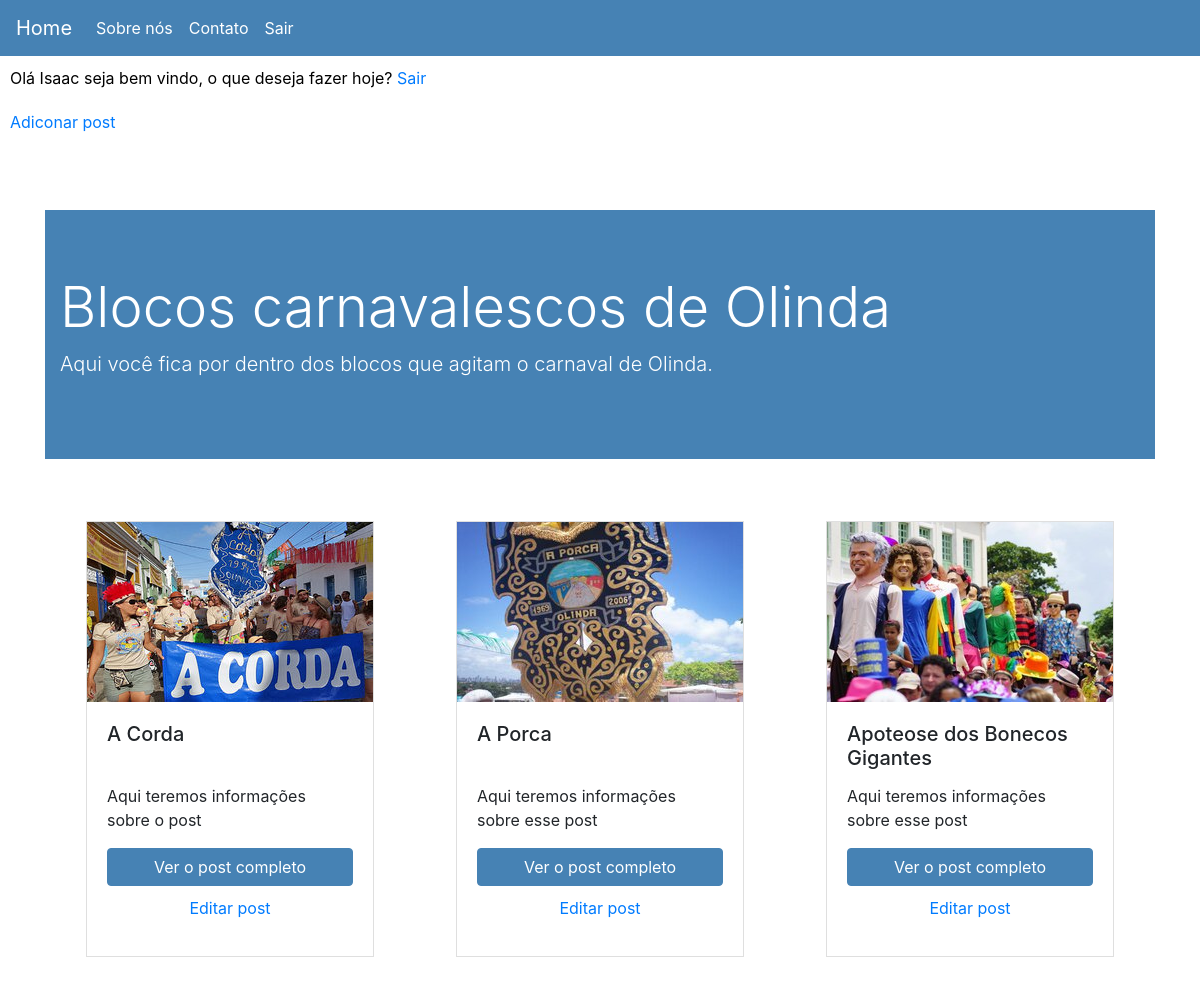
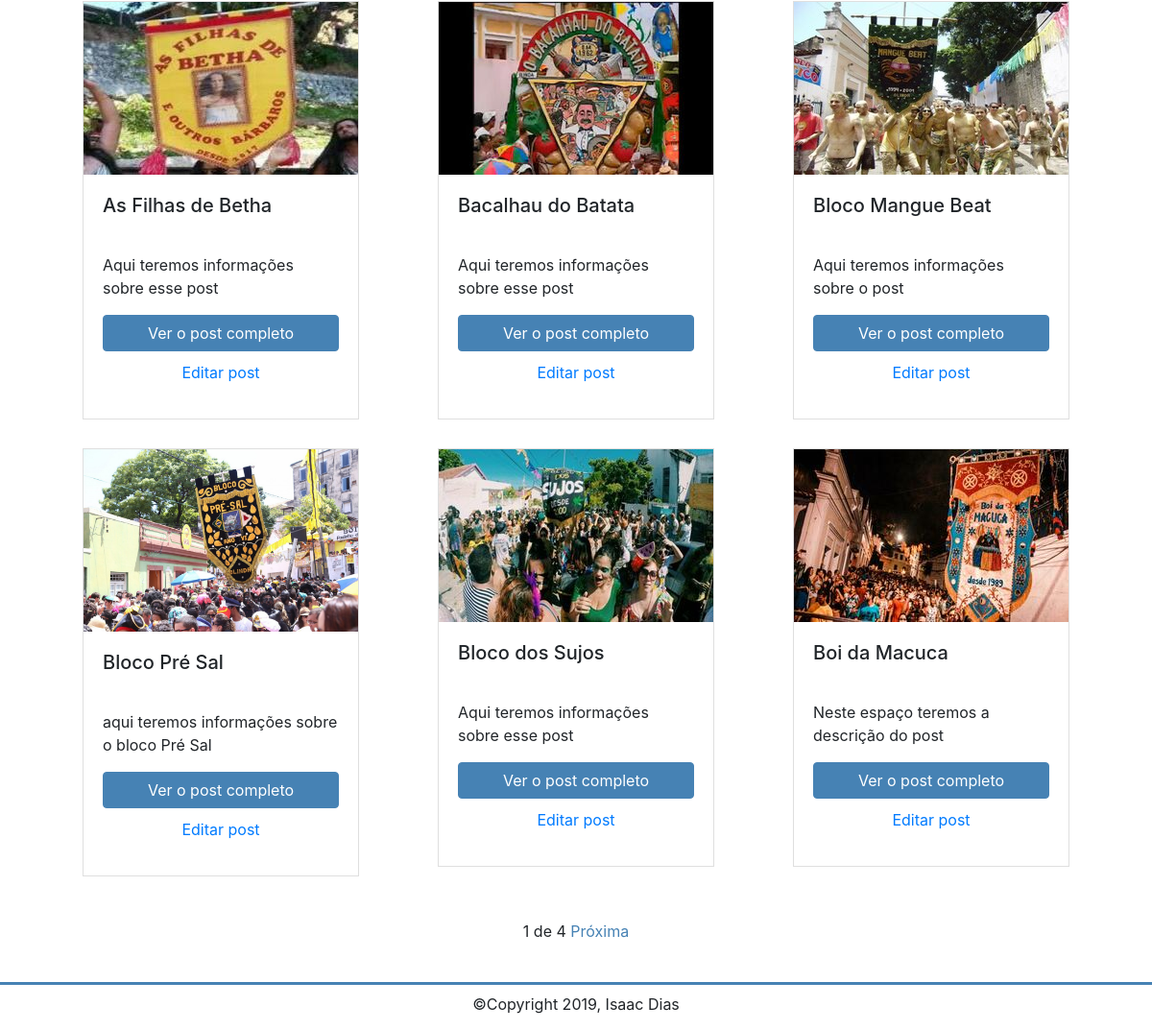
The page / (signed in) on the database its author committed (2 pictures, top to bottom).
### blog/models.py (models this page shows, shortened)
class Post(models.Model):
    STATUS = (
        ('active', 'Ativo'),
        ('draft', 'Rascunho')
    )
    title = models.CharField(max_length=200)
    body = models.TextField()
    image = models.FileField(upload_to = '', null=True, blank= True)
    author = models.ForeignKey(User, on_delete=models.CASCADE)
    slug= models.SlugField()
    created_at = models.DateField(auto_now_add=True)
    updated_at = models.DateField(auto_now=True)
    status = models.CharField(max_length=15, choices=STATUS)

### blog/views.py (the view)
# urls.py: path('', views.post_list, name='post_list'),
def post_list(request):
    post_list = Post.objects.all().order_by('title')
    paginator = Paginator(post_list, 9)
    page = request.GET.get('page')
    posts = paginator.get_page(page)
    return render(request, 'blog/post_list.html', {'posts': posts})

### blog/templates/blog/post_list.html (shortened to what this page needs)
{% extends 'blog/base.html' %}
{% block content %}
<div class="container">
    <div class="jumbotron jumbotron-fluid">
        <div class="container">
            <h1 class="display-4">Blocos carnavalescos de Olinda</h1>
            <p class="lead">Aqui você fica por dentro dos blocos que agitam o carnaval de Olinda.</p>
        </div>
    </div>
    <div class="row">
        {% for post in posts %}
        <div class="col">
            <div class="card" style="width: 18rem;">
                {% if post.image %}
                <img class="card-img-top" src="{{ post.image.url }}" alt="">
                {% endif %}
                <div class="card-body">
                    <h5 class="card-title">{{ post.title }}</h5>
                    <p class="card-text">{{ post.body |truncatechars:50}}</p>
                    <a href="{% url 'blog:post_detail' post.slug %}" class="btn btn-primary">Ver o post completo</a>
                    {% if user.is_authenticated %}
                    <div class="edit-post">
                        <p><a href="{% url 'blog:post_update' post.id %}">Editar post</a></p>
                    </div>
                    {% endif %}
                </div>
            </div>
        </div>
        {% endfor %}
    </div>
    <div class="pagination">
        <span class="step-links">
            <span class="current">
                {{posts.number}} de {{posts.paginator.num_pages}}
            </span>
            {% if posts.has_next %}
            <a href="?page={{ posts.next_page_number }}">Próxima</a>
            {% endif %}
        </span>
    </div>
</div>
{% endblock %}

### blog/templates/blog/base.html (shortened to what this page needs)
{% load static %}
<!DOCTYPE html>
<html lang="en">
<head>
    <link rel="stylesheet" href="https://maxcdn.bootstrapcdn.com/bootstrap/4.0.0/css/bootstrap.min.css"
>
    <link rel="stylesheet" href="{% static 'css/styles.css' %}">
</head>
<body>
    <nav class="navbar navbar-expand-lg navbar-light">
        <a class="navbar-brand" href="{% url 'blog:post_list' %}">Home</a>
        <div class="collapse navbar-collapse" id="navbarNav">
            <ul class="navbar-nav">
                <li class="nav-item">
                    <a class="nav-link" href="{% url 'blog:about' %}">Sobre nós</a>
                </li>
                <li class="nav-item">
                    <a class="nav-link" href="{% url 'blog:contact' %}">Contato</a>
                </li>
                {% if user.is_authenticated %}
                <li class="nav-item">
                    <a class="nav-link" href="{% url 'logout' %}">Sair</a>
                </li>
                {% endif %}
            </ul>
        </div>
    </nav>
    <div class="row">
        {% if user.is_authenticated %}
        <p class="logged-in-p">
            Olá {{user.username}} seja bem vindo, o que deseja fazer hoje?
            <span class="sair"><a href="{% url 'logout' %}">Sair</a></span>
        </p>
        <div class="submenu-auth">
            <span><a href="{% url 'blog:post_create' %}">Adiconar post</a></span>
        </div>
        {% endif %}
        {% block content %}
        {% endblock %}
    </div>
<footer>
    <span class="copy">&copy;Copyright 2019, Isaac Dias</span>
</footer>
</body>
</html>

### blog/static/css/styles.css (style rules this page uses)
.row { margin-left: 0; margin-right: 0; }
.col { padding-left: 0; padding-right: 0; }
.navbar { background-color: #4682B4; }
.navbar .navbar-brand { color: #FFF; }
.navbar .nav-item .nav-link { color: #FFF; transition: .5s; }
.submenu-auth { background-color: #FFF; position: relative; top: -16px; width: 100%; padding: 10px; }
.card { margin: auto; margin-top: 30px; border-radius: 0; }
.card-img-top { border-radius: 0; }
.card .btn-primary { background-color: #4682B4; border-color: #4682B4; }
.row .jumbotron { background-color: #4682B4; color: #FFF; margin-top: 50px; }
.card .btn.btn-primary { margin: auto; display: block; }
.card-title { height: 50px; }
.logged-in-p { color: #000000; padding: 10PX; width: 100%; }
.container .step-links { display: block; width: 200px; margin: 30px auto; height: 50px; position: relative; text-align: center; padding-top: 15px; }
.step-links a { color: #4682b4; transition: .5s; }
body footer { height: 50px; position: relative; border-top: 3px solid #4682B4; }
footer .copy { position: absolute; bottom: 15px; margin: auto; width: 100%; text-align: center; }
.edit-post { text-align: center; margin-top: 10px; }

### rows shown on the page
Post: image (picture), title "A Corda", body "Aqui teremos informações sobre o post"
Post: image (picture), title "A Porca", body "Aqui teremos informações sobre esse post"
Post: image (picture), title "Apoteose dos Bonecos Gigantes", body "Aqui teremos informações sobre esse post"
Post: image (picture), title "As Filhas de Betha", body "Aqui teremos informações sobre esse post"
Post: image (picture), title "Bacalhau do Batata", body "Aqui teremos informações sobre esse post"
Post: image (picture), title "Bloco Mangue Beat", body "Aqui teremos informações sobre o post"
Post: image (picture), title "Bloco Pré Sal", body "aqui teremos informações sobre o bloco Pré Sal"
Post: image (picture), title "Bloco dos Sujos", body "Aqui teremos informações sobre esse post"
Post: image (picture), title "Boi da Macuca", body "Neste espaço teremos a descrição do post"

### other values the page prints
{{ user.username }} "Isaac"
{{ posts.number }} "1"
{{ posts.paginator.num_pages }} "4"
